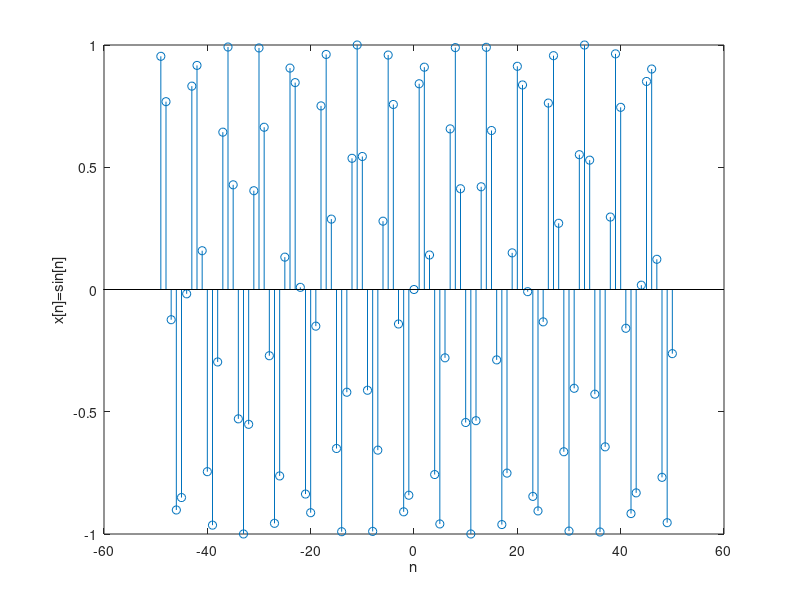

This chart was generated by the following MATLAB code:
%% 3. Working with discrete time signals in MATLAB

n = -49:50; % Vector of time-points
x = sin(n); % Vector with the values of the signal
stem(n,x); % Represent
xlabel('n'); % Horizontal Axis
ylabel('x[n]=sin[n]'); % Vertical Axis